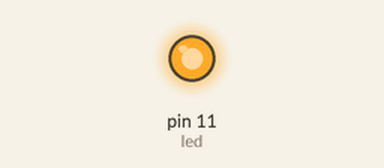
Recording of a sketch running on a simulated Arduino Uno, built with avr-gcc and run on an emulated ATmega328P. Parts: output pins drawn as LEDs (lit = HIGH).

Above: at 0.1 s.
Timing chart, 0 to 1.6 s (numbered marks = the images above):
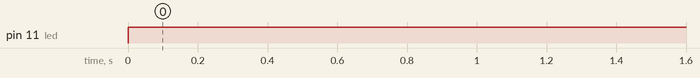

Measured:
- by itself, pin 11 (led): LOW → HIGH at 0.00 s

The sketch:

binkled.ino
```cpp
int led = 11;

// Hàm setup chạy một lần duy nhất khi khởi động chương trình
void setup() {
  // đặt 'led' là OUTPUT
  pinMode(led,  OUTPUT);
}

// Hàm loop chạy mãi mãi sau khi kết thúc hàm setup()
void loop() {
  digitalWrite(led, HIGH);   // bật đèn led sáng
  delay(500);               // dừng chương trình trong 1 giây => thây đèn sáng được 1 giây
//  digitalWrite(led, LOW);    // tắt đèn led
//  delay(500);               // dừng chương trình trong 1 giây => thấy đèn tối được 1 giây
}
```
